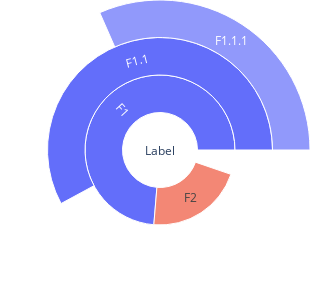

Notebook code for this chart:
### Code cell
fig=go.Figure(go.Sunburst(labels=labels, parents=parents, values=values))
fig.update_layout(margin=dict(t=0, l=0, r=0, b=0), width=300, height=300)

fig.write_html('images/sun.html')

fig.show()

### Figure 1 — Plotly figure (JSON) as saved in the notebook; plotly's stock layout.template omitted (floating-point values rounded to 4 significant figures)
{"data": [{"labels": ["Label", "F1", "F2", "F1.1", "F1.1.1"], "parents": ["", "Label", "Label", "F1", "F1.1"], "type": "sunburst", "values": [1, 3, 4, 5, 6]}], "layout": {"height": 300, "margin": {"b": 0, "l": 0, "r": 0, "t": 0}, "width": 300}}
